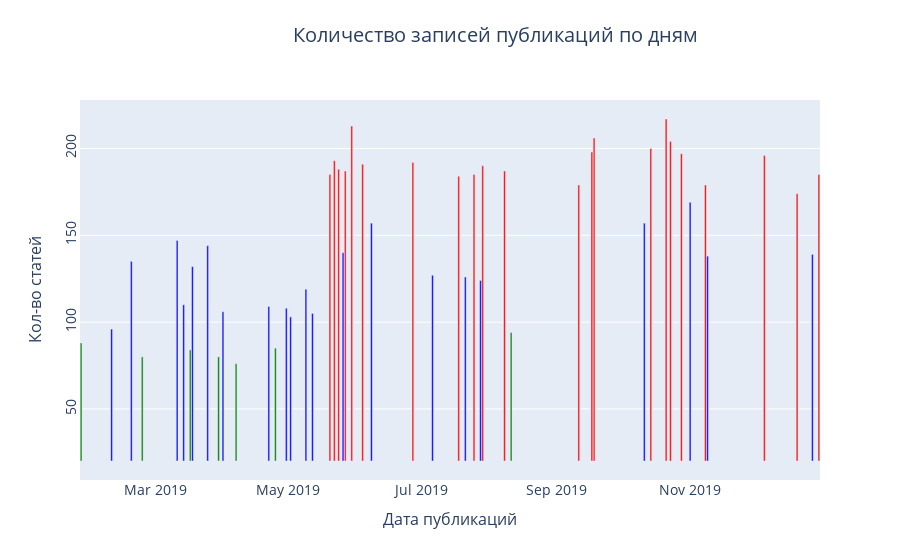

This figure's notebook cell:
### Code cell
def set_color(value: int):
    if value < 75:
        return "green"
    elif 75 <= value <= 150:
        return "blue"
    elif value > 150:
        return "red"

sir: pd.Series = df.date.value_counts()
date = []
counts = []
for x, y in sir.items():
    date.append(x)
    counts.append(y)

fig = go.Figure(
    data=go.Bar(
        x=date,
        y=counts,
        marker=dict(color=list(map(set_color, counts)))
    )
)

fig.update_layout(
    title='Количество записей публикаций по дням', title_font_size=20, title_x=0.55, title_y=0.95,
    xaxis_title='Дата публикаций', xaxis_title_font_size=16, xaxis_tickfont_size=14,
    yaxis_title='Кол-во статей', yaxis_title_font_size=16, yaxis_tickfont_size=14,
)
fig.update_yaxes(tickangle=-90)
fig.update_traces(base = 20)
fig.show()

### Figure 1 — Plotly figure (JSON) as saved in the notebook; plotly's stock layout.template omitted (floating-point values rounded to 4 significant figures)
{"data": [{"marker": {"color": ["red", "red", "red", "red", "red", "red", "red", "red", "red", "red", "red", "red", "red", "red", "red", "red", "red", "red", "red", "red", "red", "red", "blue", "blue", "blue", "blue", "blue", "blue", "blue", "blue", "blue", "blue", "blue", "blue", "blue", "blue", "blue", "blue", "blue", "blue", "blue", "blue", "blue", "green", "green", "green", "green", "green", "green", "green"]}, "x": ["2019-10-21", "2019-05-30", "2019-09-18", "2019-10-23", "2019-10-14", "2019-09-17", "2019-10-28", "2019-12-05", "2019-05-22", "2019-06-27", "2019-06-04", "2019-07-29", "2019-05-24", "2019-08-08", "2019-05-27", "2019-05-20", "2019-12-30", "2019-07-25", "2019-07-18", "2019-09-11", "2019-11-08", "2019-12-20", "2019-11-01", "2019-10-11", "2019-06-08", "2019-03-11", "2019-03-25", "2019-05-26", "2019-12-27", "2019-11-09", "2019-02-18", "2019-03-18", "2019-07-06", "2019-07-21", "2019-07-28", "2019-05-09", "2019-03-14", "2019-04-22", "2019-04-30", "2019-04-01", "2019-05-12", "2019-05-02", "2019-02-09", "2019-08-11", "2019-01-26", "2019-04-25", "2019-03-17", "2019-02-23", "2019-03-30", "2019-04-07"], "y": [197, 193, 186, 184, 180, 178, 177, 176, 173, 172, 171, 170, 168, 167, 167, 165, 165, 165, 164, 159, 159, 154, 149, 137, 137, 127, 124, 120, 119, 118, 115, 112, 107, 106, 104, 99, 90, 89, 88, 86, 85, 83, 76, 74, 68, 65, 64, 60, 60, 56], "type": "bar", "base": 20}], "layout": {"title": {"text": "Количество записей публикаций по дням", "font": {"size": 20}, "x": 0.55, "y": 0.95}, "xaxis": {"title": {"text": "Дата публикаций", "font": {"size": 16}}, "tickfont": {"size": 14}}, "yaxis": {"title": {"text": "Кол-во статей", "font": {"size": 16}}, "tickfont": {"size": 14}, "tickangle": -90}}}
